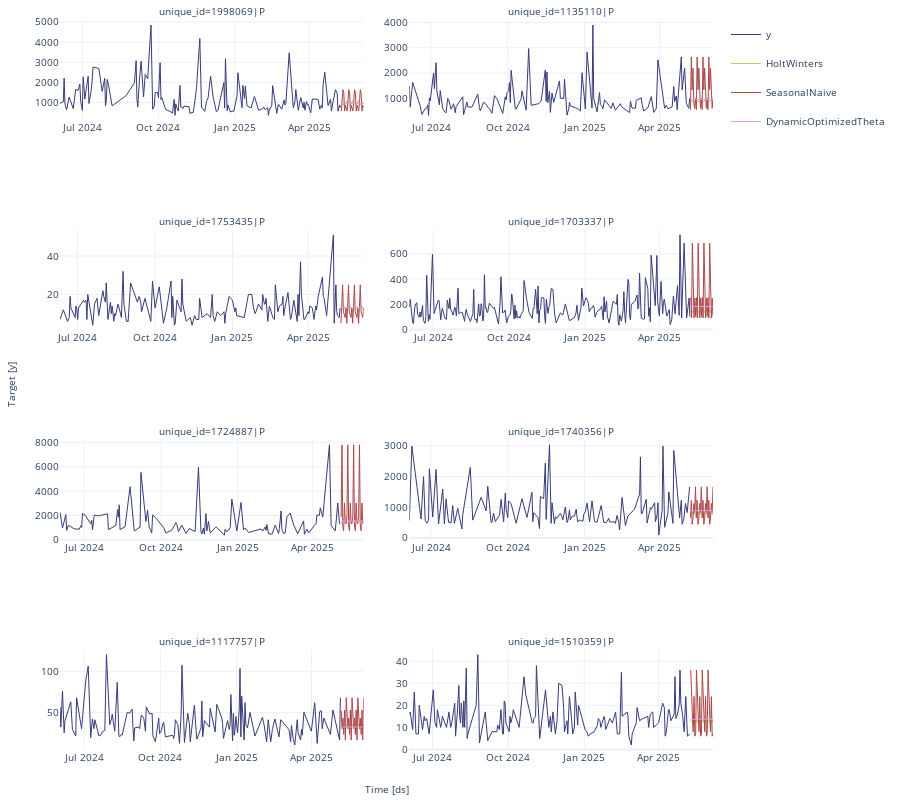

Notebook code for this chart:
### Code cell
# Plot forecasts for the specified date range
sf.plot(plot_df_sales, sales_forecasts_df, engine='plotly')

### Figure 1 — Plotly figure (JSON) as saved in the notebook; plotly's stock layout.template omitted (floating-point values rounded to 4 significant figures; data arrays with more than 128 entries replaced by an {"elided": "..."} marker saying what was removed)
{"data": [{"legendgroup": "y", "line": {"color": "#393b79", "width": 1}, "mode": "lines", "name": "y", "showlegend": true, "type": "scatter", "x": {"elided": "170 str values"}, "xaxis": "x", "y": {"elided": "170 int values"}, "yaxis": "y"}, {"legendgroup": "HoltWinters", "line": {"color": "#b5cf6b", "width": 1}, "mode": "lines", "name": "HoltWinters", "showlegend": true, "type": "scatter", "x": {"elided": "170 str values"}, "xaxis": "x", "y": {"elided": "170 float values"}, "yaxis": "y"}, {"legendgroup": "SeasonalNaive", "line": {"color": "#ad494a", "width": 1}, "mode": "lines", "name": "SeasonalNaive", "showlegend": true, "type": "scatter", "x": {"elided": "170 str values"}, "xaxis": "x", "y": {"elided": "170 float values"}, "yaxis": "y"}, {"legendgroup": "DynamicOptimizedTheta", "line": {"color": "#de9ed6", "width": 1}, "mode": "lines", "name": "DynamicOptimizedTheta", "showlegend": true, "type": "scatter", "x": {"elided": "170 str values"}, "xaxis": "x", "y": {"elided": "170 float values"}, "yaxis": "y"}, {"legendgroup": "y", "line": {"color": "#393b79", "width": 1}, "mode": "lines", "name": "y", "showlegend": false, "type": "scatter", "x": {"elided": "157 str values"}, "xaxis": "x2", "y": {"elided": "157 int values"}, "yaxis": "y2"}, {"legendgroup": "HoltWinters", "line": {"color": "#b5cf6b", "width": 1}, "mode": "lines", "name": "HoltWinters", "showlegend": false, "type": "scatter", "x": {"elided": "157 str values"}, "xaxis": "x2", "y": {"elided": "157 float values"}, "yaxis": "y2"}, {"legendgroup": "SeasonalNaive", "line": {"color": "#ad494a", "width": 1}, "mode": "lines", "name": "SeasonalNaive", "showlegend": false, "type": "scatter", "x": {"elided": "157 str values"}, "xaxis": "x2", "y": {"elided": "157 float values"}, "yaxis": "y2"}, {"legendgroup": "DynamicOptimizedTheta", "line": {"color": "#de9ed6", "width": 1}, "mode": "lines", "name": "DynamicOptimizedTheta", "showlegend": false, "type": "scatter", "x": {"elided": "157 str values"}, "xaxis": "x2", "y": {"elided": "157 float values"}, "yaxis": "y2"}, {"legendgroup": "y", "line": {"color": "#393b79", "width": 1}, "mode": "lines", "name": "y", "showlegend": false, "type": "scatter", "x": {"elided": "169 str values"}, "xaxis": "x3", "y": {"elided": "169 int values"}, "yaxis": "y3"}, {"legendgroup": "HoltWinters", "line": {"color": "#b5cf6b", "width": 1}, "mode": "lines", "name": "HoltWinters", "showlegend": false, "type": "scatter", "x": {"elided": "169 str values"}, "xaxis": "x3", "y": {"elided": "169 float values"}, "yaxis": "y3"}, {"legendgroup": "SeasonalNaive", "line": {"color": "#ad494a", "width": 1}, "mode": "lines", "name": "SeasonalNaive", "showlegend": false, "type": "scatter", "x": {"elided": "169 str values"}, "xaxis": "x3", "y": {"elided": "169 float values"}, "yaxis": "y3"}, {"legendgroup": "DynamicOptimizedTheta", "line": {"color": "#de9ed6", "width": 1}, "mode": "lines", "name": "DynamicOptimizedTheta", "showlegend": false, "type": "scatter", "x": {"elided": "169 str values"}, "xaxis": "x3", "y": {"elided": "169 float values"}, "yaxis": "y3"}, {"legendgroup": "y", "line": {"color": "#393b79", "width": 1}, "mode": "lines", "name": "y", "showlegend": false, "type": "scatter", "x": {"elided": "243 str values"}, "xaxis": "x4", "y": {"elided": "243 int values"}, "yaxis": "y4"}, {"legendgroup": "HoltWinters", "line": {"color": "#b5cf6b", "width": 1}, "mode": "lines", "name": "HoltWinters", "showlegend": false, "type": "scatter", "x": {"elided": "243 str values"}, "xaxis": "x4", "y": {"elided": "243 float values"}, "yaxis": "y4"}, {"legendgroup": "SeasonalNaive", "line": {"color": "#ad494a", "width": 1}, "mode": "lines", "name": "SeasonalNaive", "showlegend": false, "type": "scatter", "x": {"elided": "243 str values"}, "xaxis": "x4", "y": {"elided": "243 float values"}, "yaxis": "y4"}, {"legendgroup": "DynamicOptimizedTheta", "line": {"color": "#de9ed6", "width": 1}, "mode": "lines", "name": "DynamicOptimizedTheta", "showlegend": false, "type": "scatter", "x": {"elided": "243 str values"}, "xaxis": "x4", "y": {"elided": "243 float values"}, "yaxis": "y4"}, {"legendgroup": "y", "line": {"color": "#393b79", "width": 1}, "mode": "lines", "name": "y", "showlegend": false, "type": "scatter", "x": {"elided": "137 str values"}, "xaxis": "x5", "y": {"elided": "137 int values"}, "yaxis": "y5"}, {"legendgroup": "HoltWinters", "line": {"color": "#b5cf6b", "width": 1}, "mode": "lines", "name": "HoltWinters", "showlegend": false, "type": "scatter", "x": {"elided": "137 str values"}, "xaxis": "x5", "y": {"elided": "137 float values"}, "yaxis": "y5"}, {"legendgroup": "SeasonalNaive", "line": {"color": "#ad494a", "width": 1}, "mode": "lines", "name": "SeasonalNaive", "showlegend": false, "type": "scatter", "x": {"elided": "137 str values"}, "xaxis": "x5", "y": {"elided": "137 float values"}, "yaxis": "y5"}, {"legendgroup": "DynamicOptimizedTheta", "line": {"color": "#de9ed6", "width": 1}, "mode": "lines", "name": "DynamicOptimizedTheta", "showlegend": false, "type": "scatter", "x": {"elided": "137 str values"}, "xaxis": "x5", "y": {"elided": "137 float values"}, "yaxis": "y5"}, {"legendgroup": "y", "line": {"color": "#393b79", "width": 1}, "mode": "lines", "name": "y", "showlegend": false, "type": "scatter", "x": {"elided": "155 str values"}, "xaxis": "x6", "y": {"elided": "155 int values"}, "yaxis": "y6"}, {"legendgroup": "HoltWinters", "line": {"color": "#b5cf6b", "width": 1}, "mode": "lines", "name": "HoltWinters", "showlegend": false, "type": "scatter", "x": {"elided": "155 str values"}, "xaxis": "x6", "y": {"elided": "155 float values"}, "yaxis": "y6"}, {"legendgroup": "SeasonalNaive", "line": {"color": "#ad494a", "width": 1}, "mode": "lines", "name": "SeasonalNaive", "showlegend": false, "type": "scatter", "x": {"elided": "155 str values"}, "xaxis": "x6", "y": {"elided": "155 float values"}, "yaxis": "y6"}, {"legendgroup": "DynamicOptimizedTheta", "line": {"color": "#de9ed6", "width": 1}, "mode": "lines", "name": "DynamicOptimizedTheta", "showlegend": false, "type": "scatter", "x": {"elided": "155 str values"}, "xaxis": "x6", "y": {"elided": "155 float values"}, "yaxis": "y6"}, {"legendgroup": "y", "line": {"color": "#393b79", "width": 1}, "mode": "lines", "name": "y", "showlegend": false, "type": "scatter", "x": {"elided": "164 str values"}, "xaxis": "x7", "y": {"elided": "164 int values"}, "yaxis": "y7"}, {"legendgroup": "HoltWinters", "line": {"color": "#b5cf6b", "width": 1}, "mode": "lines", "name": "HoltWinters", "showlegend": false, "type": "scatter", "x": {"elided": "164 str values"}, "xaxis": "x7", "y": {"elided": "164 float values"}, "yaxis": "y7"}, {"legendgroup": "SeasonalNaive", "line": {"color": "#ad494a", "width": 1}, "mode": "lines", "name": "SeasonalNaive", "showlegend": false, "type": "scatter", "x": {"elided": "164 str values"}, "xaxis": "x7", "y": {"elided": "164 float values"}, "yaxis": "y7"}, {"legendgroup": "DynamicOptimizedTheta", "line": {"color": "#de9ed6", "width": 1}, "mode": "lines", "name": "DynamicOptimizedTheta", "showlegend": false, "type": "scatter", "x": {"elided": "164 str values"}, "xaxis": "x7", "y": {"elided": "164 float values"}, "yaxis": "y7"}, {"legendgroup": "y", "line": {"color": "#393b79", "width": 1}, "mode": "lines", "name": "y", "showlegend": false, "type": "scatter", "x": {"elided": "173 str values"}, "xaxis": "x8", "y": {"elided": "173 int values"}, "yaxis": "y8"}, {"legendgroup": "HoltWinters", "line": {"color": "#b5cf6b", "width": 1}, "mode": "lines", "name": "HoltWinters", "showlegend": false, "type": "scatter", "x": {"elided": "173 str values"}, "xaxis": "x8", "y": {"elided": "173 float values"}, "yaxis": "y8"}, {"legendgroup": "SeasonalNaive", "line": {"color": "#ad494a", "width": 1}, "mode": "lines", "name": "SeasonalNaive", "showlegend": false, "type": "scatter", "x": {"elided": "173 str values"}, "xaxis": "x8", "y": {"elided": "173 float values"}, "yaxis": "y8"}, {"legendgroup": "DynamicOptimizedTheta", "line": {"color": "#de9ed6", "width": 1}, "mode": "lines", "name": "DynamicOptimizedTheta", "showlegend": false, "type": "scatter", "x": {"elided": "173 str values"}, "xaxis": "x8", "y": {"elided": "173 float values"}, "yaxis": "y8"}], "layout": {"annotations": [{"font": {"size": 10}, "showarrow": false, "text": "unique_id=1998069|P", "x": 0.2325, "xanchor": "center", "xref": "paper", "y": 1, "yanchor": "bottom", "yref": "paper"}, {"font": {"size": 10}, "showarrow": false, "text": "unique_id=1135110|P", "x": 0.7675, "xanchor": "center", "xref": "paper", "y": 1, "yanchor": "bottom", "yref": "paper"}, {"font": {"size": 10}, "showarrow": false, "text": "unique_id=1753435|P", "x": 0.2325, "xanchor": "center", "xref": "paper", "y": 0.7125, "yanchor": "bottom", "yref": "paper"}, {"font": {"size": 10}, "showarrow": false, "text": "unique_id=1703337|P", "x": 0.7675, "xanchor": "center", "xref": "paper", "y": 0.7125, "yanchor": "bottom", "yref": "paper"}, {"font": {"size": 10}, "showarrow": false, "text": "unique_id=1724887|P", "x": 0.2325, "xanchor": "center", "xref": "paper", "y": 0.425, "yanchor": "bottom", "yref": "paper"}, {"font": {"size": 10}, "showarrow": false, "text": "unique_id=1740356|P", "x": 0.7675, "xanchor": "center", "xref": "paper", "y": 0.425, "yanchor": "bottom", "yref": "paper"}, {"font": {"size": 10}, "showarrow": false, "text": "unique_id=1117757|P", "x": 0.2325, "xanchor": "center", "xref": "paper", "y": 0.1375, "yanchor": "bottom", "yref": "paper"}, {"font": {"size": 10}, "showarrow": false, "text": "unique_id=1510359|P", "x": 0.7675, "xanchor": "center", "xref": "paper", "y": 0.1375, "yanchor": "bottom", "yref": "paper"}, {"font": {"size": 10}, "showarrow": false, "text": "Time [ds]", "x": 0.5, "xanchor": "center", "xref": "paper", "y": 0, "yanchor": "top", "yref": "paper", "yshift": -30}, {"font": {"size": 10}, "showarrow": false, "text": "Target [y]", "textangle": -90, "x": 0, "xanchor": "right", "xref": "paper", "xshift": -40, "y": 0.5, "yanchor": "middle", "yref": "paper"}], "autosize": true, "font": {"size": 10}, "height": 800, "margin": {"b": 50, "l": 60, "r": 10, "t": 20}, "xaxis": {"anchor": "y", "domain": [0, 0.465], "showticklabels": true, "visible": true}, "xaxis2": {"anchor": "y2", "domain": [0.535, 1.0], "showticklabels": true, "visible": true}, "xaxis3": {"anchor": "y3", "domain": [0, 0.465], "showticklabels": true, "visible": true}, "xaxis4": {"anchor": "y4", "domain": [0.535, 1.0], "showticklabels": true, "visible": true}, "xaxis5": {"anchor": "y5", "domain": [0, 0.465], "showticklabels": true, "visible": true}, "xaxis6": {"anchor": "y6", "domain": [0.535, 1.0], "showticklabels": true, "visible": true}, "xaxis7": {"anchor": "y7", "domain": [0, 0.465], "showticklabels": true, "visible": true}, "xaxis8": {"anchor": "y8", "domain": [0.535, 1.0], "showticklabels": true, "visible": true}, "yaxis": {"anchor": "x", "domain": [0.8625, 1]}, "yaxis2": {"anchor": "x2", "domain": [0.8625, 1]}, "yaxis3": {"anchor": "x3", "domain": [0.575, 0.7125]}, "yaxis4": {"anchor": "x4", "domain": [0.575, 0.7125]}, "yaxis5": {"anchor": "x5", "domain": [0.2875, 0.425]}, "yaxis6": {"anchor": "x6", "domain": [0.2875, 0.425]}, "yaxis7": {"anchor": "x7", "domain": [0, 0.1375]}, "yaxis8": {"anchor": "x8", "domain": [0, 0.1375]}}}
